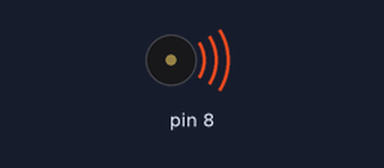
The sketch below on a simulated Arduino Uno, built with avr-gcc and run on an emulated ATmega328P. Shown: buzzer (waves = sounding).

Above: at 0.1 s.
At 5.6 s:
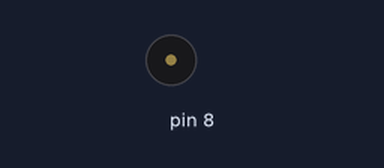
Timing chart, 0 to 7.1 s (numbered marks = the images above):
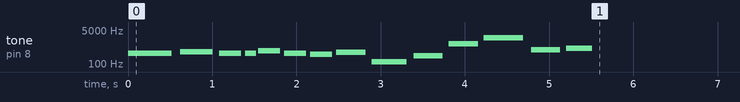

The sketch:

TEST.ino
```cpp
int PIEZOPIN = 5; //test

int note = 0;
int beat = 0;

//notes
int note_C4 = 261.63;
int note_Eb4 = 311.13;
int note_F4 = 349.23;
int note_G4 = 392.00;
int note_Ab4 = 415.30;
int note_Bb4 = 466.16;
int note_C5 = 523.25;
int note_Db5 = 554.37;
int note_F5 = 698.46;

//note lengths
int bpm = 116;
int quarter = 60000 / bpm;  // (miliseconds in a minute) divided by (beats in a minute) equals (delay time in miliseconds)
int whole = quarter * 4;
int half = quarter * 2;
int eighth = whole / 8;
int sixteenth = whole / 16;
int dottedEighth = eighth + sixteenth;

//list of notes and values for measures 1 and 2

//list of notes
int notesM1M2[] {
  note_F4,
  note_Ab4,
  note_F4,
  note_F4,
  note_Bb4,
  note_F4,
  note_Eb4
};

int beatsM1M2[] {
  quarter,
  dottedEighth,
  eighth,
  sixteenth,
  eighth,
  eighth,
  eighth,
};

int lenNotesM1M2 = sizeof(notesM1M2);
int lenBeatsM1M2 = sizeof(beatsM1M2);

//HERE IS THE FUNCTION FOR MEASURES 1 AND 2:
/*
void playM1M2() {
  delay(whole * 2);
  for (int a=0; a<lenNotesM1M2; a++) {
    note = notesM1M2[a][0];
    beat = notesM1M2[a][1];

    tone(PIEZOPIN, note, (beat * 0.9)); //multiply by 0.9 to create a staccato effect
    delay(beat);
    Serial.println(note);
  }
}
*/

void setup() {
  for (int note = 0; note<lenNotesM1M2; note++) { //counter of Notes (54 limit the array)
    int beat = beatsM1M2[note];//Adjust duration with the pace of music
    tone(8, notesM1M2[note],beat); //Play note

// to distinguish the notes, set a minimum time between them.
    delay(beat*1.2);
  }
}

void loop() {
  //to repeat song, push reset button.
}
//End of Sketch
```
